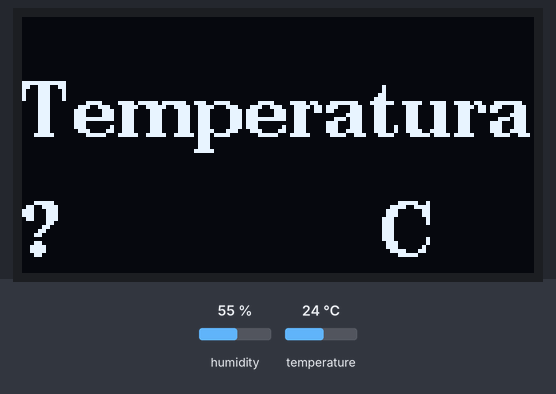
Recording of a sketch running on a simulated Arduino Mega 2560, built with avr-gcc and run on an emulated ATmega2560. On the bench: 128×64 one-colour display. The inputs (shaded band) are chosen by the test bench; at power-on: humidity 55 %, temperature 24 °C. What the sketch prints to the serial monitor is not drawn.

Above: at 0.2 s.

The sketch:

Ejercicio_2.ino
```cpp
// Vazquez,Dodino,Schatzyki,Mendelovich
#include "U8g2lib.h"
#include "string.h"
#include "DHT_U.h"
#include "Adafruit_Sensor.h"


U8G2_SH1106_128X64_NONAME_F_HW_I2C u8g2(U8G2_R0, U8X8_PIN_NONE);

#define DHTPIN 23
#define DHTTYPE DHT11
DHT dht(DHTPIN, DHTTYPE);

void setup()
{
  Serial.begin(9600);

  u8g2.begin();
  dht.begin();
}

void loop()
{
  printOLED();
  delay(2000);
}

void printOLED(void)
{
  float tem = dht.readTemperature();
  Serial.println(tem);
  char temp[16];

  sprintf(temp, "%f", tem);


  u8g2.clearBuffer();
  u8g2.setFont(u8g2_font_ncenB14_tr);
  u8g2.drawStr(0, 30, "Temperatura: ");
  u8g2.drawStr(0, 60, temp);
  u8g2.drawStr(90, 60, "C");
  u8g2.sendBuffer();
}
```
